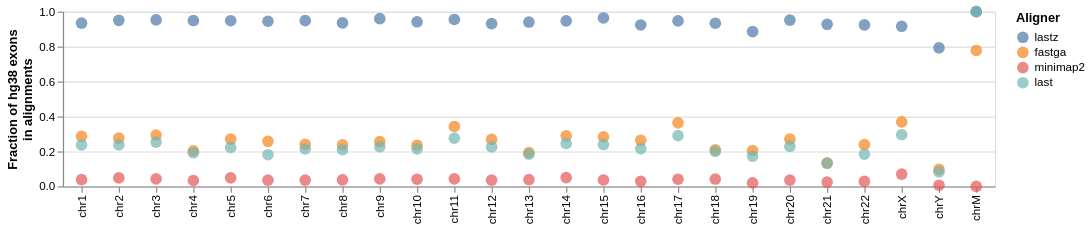

Write notebook code for a chart like this one.
### Code cell
alt.Chart(data).mark_circle(size=100).encode(
    x=alt.X('chr:O',sort=chr_order, title=None),
    y=alt.Y('value:Q',title=['Fraction of hg38 exons','in alignments']),
    color=alt.Color('variable:N',sort=['lastz','fastga','minimap2'],title='Aligner'),
).properties(
    width=800,  # Set width of the chart
    height=150,  # Set height of the chart,
)

### Figure 1 — Vega-Lite specification as saved in the notebook (floating-point values rounded to 4 significant figures)
{"config": {"view": {"continuousWidth": 300, "continuousHeight": 300}}, "data": {"name": "data-afb3900b14397108982ba1fd3b0eedd6"}, "mark": {"type": "circle", "size": 100}, "encoding": {"color": {"field": "variable", "sort": ["lastz", "fastga", "minimap2"], "title": "Aligner", "type": "nominal"}, "x": {"field": "chr", "sort": ["chr1", "chr2", "chr3", "chr4", "chr5", "chr6", "chr7", "chr8", "chr9", "chr10", "chr11", "chr12", "chr13", "chr14", "chr15", "chr16", "chr17", "chr18", "chr19", "chr20", "chr21", "chr22", "chrX", "chrY", "chrM"], "title": null, "type": "ordinal"}, "y": {"field": "value", "title": ["Fraction of hg38 exons", "in alignments"], "type": "quantitative"}}, "height": 150, "width": 800, "$schema": "https://vega.github.io/schema/vega-lite/v5.20.1.json", "datasets": {"data-afb3900b14397108982ba1fd3b0eedd6": [{"chr": "chr1", "variable": "fastga", "value": 0.2869}, {"chr": "chr10", "variable": "fastga", "value": 0.2356}, {"chr": "chr11", "variable": "fastga", "value": 0.343}, {"chr": "chr12", "variable": "fastga", "value": 0.2689}, {"chr": "chr13", "variable": "fastga", "value": 0.1938}, {"chr": "chr14", "variable": "fastga", "value": 0.2893}, {"chr": "chr15", "variable": "fastga", "value": 0.2831}, {"chr": "chr16", "variable": "fastga", "value": 0.2638}, {"chr": "chr17", "variable": "fastga", "value": 0.3635}, {"chr": "chr18", "variable": "fastga", "value": 0.2096}, {"chr": "chr19", "variable": "fastga", "value": 0.2054}, {"chr": "chr2", "variable": "fastga", "value": 0.2766}, {"chr": "chr20", "variable": "fastga", "value": 0.2703}, {"chr": "chr21", "variable": "fastga", "value": 0.1333}, {"chr": "chr22", "variable": "fastga", "value": 0.2389}, {"chr": "chr3", "variable": "fastga", "value": 0.294}, {"chr": "chr4", "variable": "fastga", "value": 0.204}, {"chr": "chr5", "variable": "fastga", "value": 0.2704}, {"chr": "chr6", "variable": "fastga", "value": 0.2579}, {"chr": "chr7", "variable": "fastga", "value": 0.2405}, {"chr": "chr8", "variable": "fastga", "value": 0.2377}, {"chr": "chr9", "variable": "fastga", "value": 0.256}, {"chr": "chrM", "variable": "fastga", "value": 0.7778}, {"chr": "chrX", "variable": "fastga", "value": 0.3689}, {"chr": "chrY", "variable": "fastga", "value": 0.09715}, {"chr": "chr1", "variable": "lastz", "value": 0.9342}, {"chr": "chr10", "variable": "lastz", "value": 0.942}, {"chr": "chr11", "variable": "lastz", "value": 0.9553}, {"chr": "chr12", "variable": "lastz", "value": 0.9313}, {"chr": "chr13", "variable": "lastz", "value": 0.9406}, {"chr": "chr14", "variable": "lastz", "value": 0.9471}, {"chr": "chr15", "variable": "lastz", "value": 0.9637}, {"chr": "chr16", "variable": "lastz", "value": 0.9237}, {"chr": "chr17", "variable": "lastz", "value": 0.9472}, {"chr": "chr18", "variable": "lastz", "value": 0.9337}, {"chr": "chr19", "variable": "lastz", "value": 0.8858}, {"chr": "chr2", "variable": "lastz", "value": 0.9501}, {"chr": "chr20", "variable": "lastz", "value": 0.9512}, {"chr": "chr21", "variable": "lastz", "value": 0.9274}, {"chr": "chr22", "variable": "lastz", "value": 0.9241}, {"chr": "chr3", "variable": "lastz", "value": 0.9528}, {"chr": "chr4", "variable": "lastz", "value": 0.9493}, {"chr": "chr5", "variable": "lastz", "value": 0.9481}, {"chr": "chr6", "variable": "lastz", "value": 0.9451}, {"chr": "chr7", "variable": "lastz", "value": 0.9484}, {"chr": "chr8", "variable": "lastz", "value": 0.9354}, {"chr": "chr9", "variable": "lastz", "value": 0.96}, {"chr": "chrM", "variable": "lastz", "value": 1.0}, {"chr": "chrX", "variable": "lastz", "value": 0.9163}, {"chr": "chrY", "variable": "lastz", "value": 0.7923}, {"chr": "chr1", "variable": "minimap2", "value": 0.03834}, {"chr": "chr10", "variable": "minimap2", "value": 0.04119}, {"chr": "chr11", "variable": "minimap2", "value": 0.0432}, {"chr": "chr12", "variable": "minimap2", "value": 0.03587}, {"chr": "chr13", "variable": "minimap2", "value": 0.03897}, {"chr": "chr14", "variable": "minimap2", "value": 0.0503}, {"chr": "chr15", "variable": "minimap2", "value": 0.03679}, {"chr": "chr16", "variable": "minimap2", "value": 0.02887}, {"chr": "chr17", "variable": "minimap2", "value": 0.04088}, {"chr": "chr18", "variable": "minimap2", "value": 0.04209}, {"chr": "chr19", "variable": "minimap2", "value": 0.0199}, {"chr": "chr2", "variable": "minimap2", "value": 0.04885}, {"chr": "chr20", "variable": "minimap2", "value": 0.03608}, {"chr": "chr21", "variable": "minimap2", "value": 0.02514}, {"chr": "chr22", "variable": "minimap2", "value": 0.02867}, {"chr": "chr3", "variable": "minimap2", "value": 0.04275}, {"chr": "chr4", "variable": "minimap2", "value": 0.03382}, {"chr": "chr5", "variable": "minimap2", "value": 0.04857}, {"chr": "chr6", "variable": "minimap2", "value": 0.03567}, {"chr": "chr7", "variable": "minimap2", "value": 0.03633}, {"chr": "chr8", "variable": "minimap2", "value": 0.03764}, {"chr": "chr9", "variable": "minimap2", "value": 0.04319}, {"chr": "chrM", "variable": "minimap2", "value": 0.0}, {"chr": "chrX", "variable": "minimap2", "value": 0.07058}, {"chr": "chrY", "variable": "minimap2", "value": 0.0067}, {"chr": "chr1", "variable": "last", "value": 0.2372}, {"chr": "chr10", "variable": "last", "value": 0.2147}, {"chr": "chr11", "variable": "last", "value": 0.276}, {"chr": "chr12", "variable": "last", "value": 0.2258}, {"chr": "chr13", "variable": "last", "value": 0.1849}, {"chr": "chr14", "variable": "last", "value": 0.246}, {"chr": "chr15", "variable": "last", "value": 0.2396}, {"chr": "chr16", "variable": "last", "value": 0.216}, {"chr": "chr17", "variable": "last", "value": 0.2903}, {"chr": "chr18", "variable": "last", "value": 0.2009}, {"chr": "chr19", "variable": "last", "value": 0.1722}, {"chr": "chr2", "variable": "last", "value": 0.2376}, {"chr": "chr20", "variable": "last", "value": 0.229}, {"chr": "chr21", "variable": "last", "value": 0.1333}, {"chr": "chr22", "variable": "last", "value": 0.1839}, {"chr": "chr3", "variable": "last", "value": 0.2534}, {"chr": "chr4", "variable": "last", "value": 0.1924}, {"chr": "chr5", "variable": "last", "value": 0.2232}, {"chr": "chr6", "variable": "last", "value": 0.1812}, {"chr": "chr7", "variable": "last", "value": 0.2142}, {"chr": "chr8", "variable": "last", "value": 0.2102}, {"chr": "chr9", "variable": "last", "value": 0.2266}, {"chr": "chrM", "variable": "last", "value": 1.0}, {"chr": "chrX", "variable": "last", "value": 0.2957}, {"chr": "chrY", "variable": "last", "value": 0.08375}]}}
